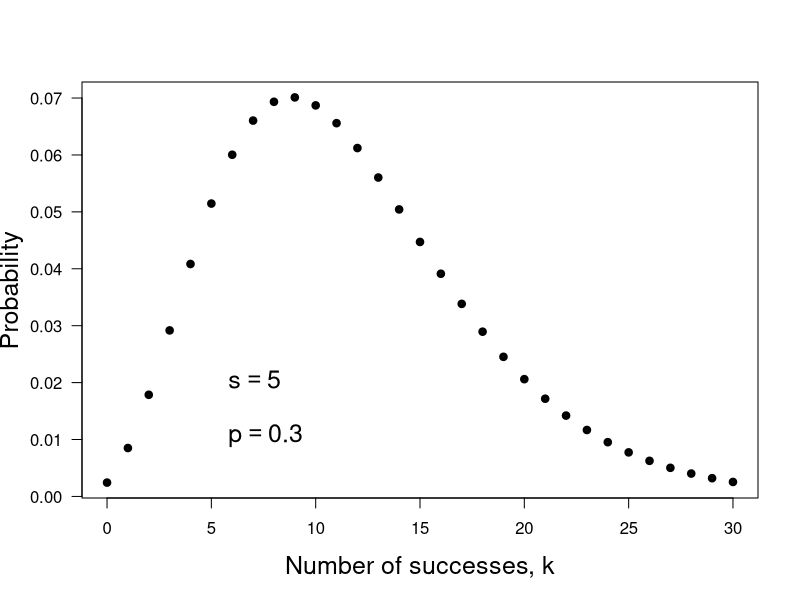

The R script that drew this image:
print('file: B2-PDsPDFsNegativeBinomialPDexample.R')
# negative binomial distribution 
ka = seq(0,30)   # number of failures before sth success occurs
s = 5            # (chosen) number of successes: integer > 0 or s = 1,2,3, ...
p = 0.3          # probability of success in single Bernoulli trial
pNBD = dnbinom(ka,s,p)  # sum(pNBD)
# png('NegativeBinomial180717.png',width=16,height=16,units='cm',res=300)
plot(ka,pNBD,type='p',lwd=4,col='black',xlab='Number of successes, k',
     ylab='Probability',las=1,cex=0.6,cex.lab=1.5)
text(5,0.02,bquote(~s == .(s)),col='black',pos=4,cex=1.5)
text(5,0.01,bquote(~p == .(p)),col='black',pos=4,cex=1.5)
# dev.off()
